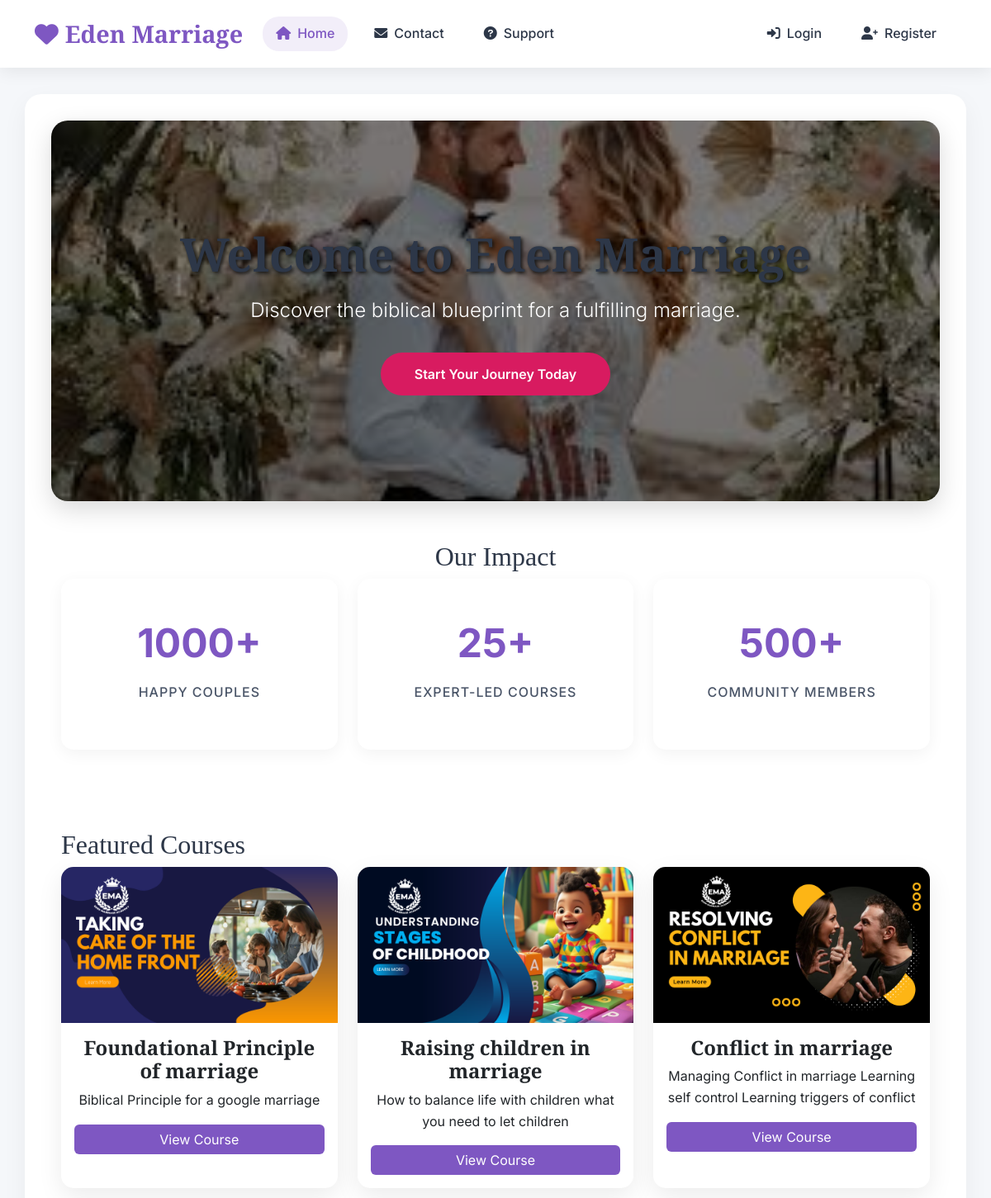
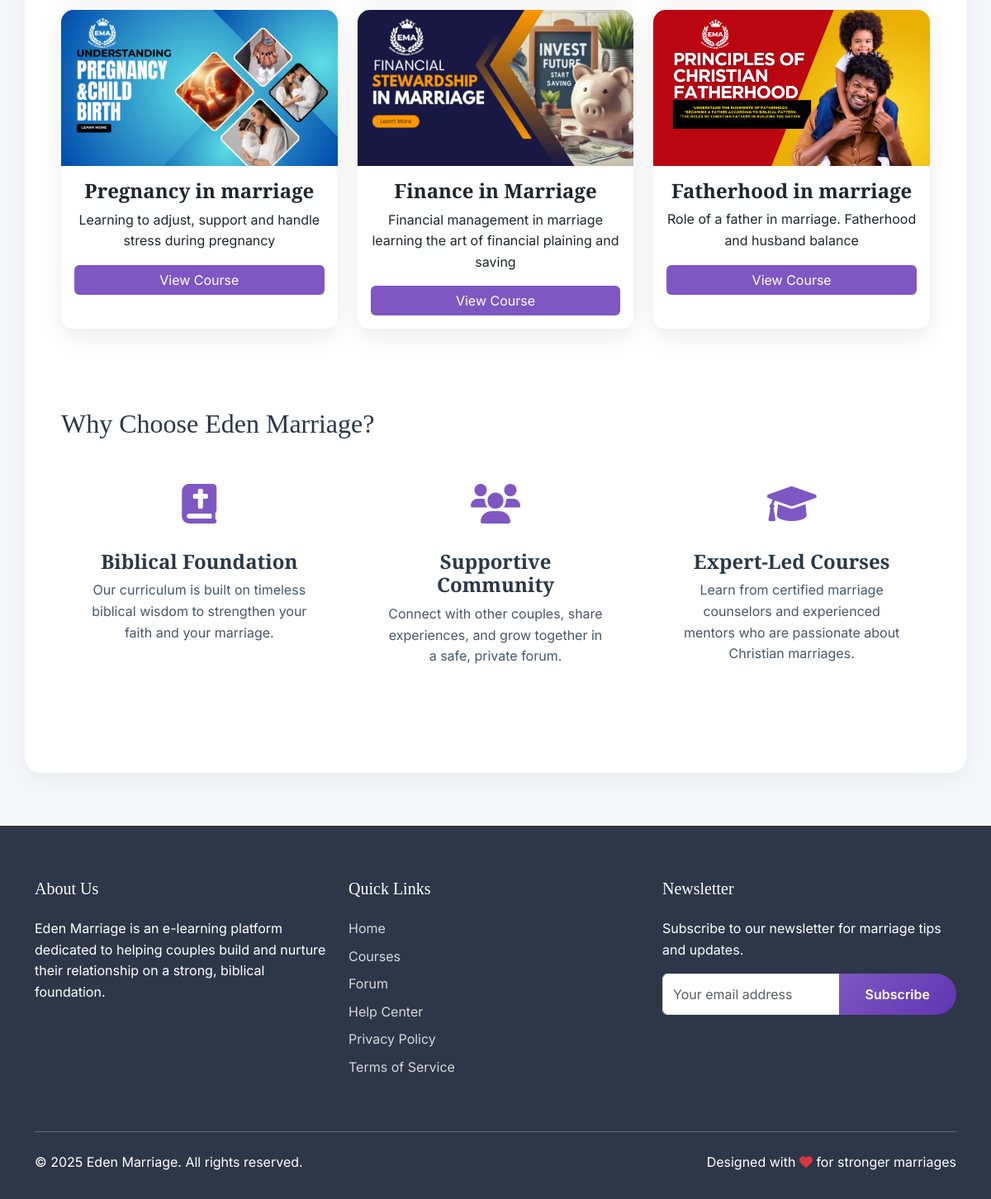
The page / on the database its author committed (2 pictures, top to bottom).
### core/models.py (models this page shows, shortened)
class HomePageContent(models.Model):
    hero_image = models.ImageField(upload_to='home_images/', blank=True, null=True)
    welcome_title = models.CharField(max_length=200, default='Welcome to Eden Marriage')
    welcome_subtitle = models.TextField(default='Discover the biblical blueprint for a fulfilling marriage.')

class Lesson(models.Model):
    title = models.CharField(max_length=200)
    content = models.TextField()
    image = models.ImageField(upload_to='lesson_images/', blank=True, null=True)

### core/views.py (the view)
# urls.py: path('', views.home, name='home'),
def home(request):
    lessons = Lesson.objects.all()
    homepage_content = HomePageContent.objects.first()
    return render(request, 'home.html', {
        'lessons': lessons,
        'homepage_content': homepage_content
    })

### templates/home.html (shortened to what this page needs)
{% extends 'base.html' %}
{% load static %}
{% block content %}
    <div class="hero-section text-center">
        <div class="container">
            {% if homepage_content %}
                <h1 class="hero-title">{{ homepage_content.welcome_title }}</h1>
                <p class="hero-subtitle mx-auto">{{ homepage_content.welcome_subtitle }}</p>
            {% else %}
                <h1 class="hero-title" style="color: black;">Welcome to Eden Marriage</h1>
                <p class="hero-subtitle mx-auto">Discover the biblical blueprint for a fulfilling marriage.</p>
            {% endif %}
            <a href="{% url 'register' %}" class="btn btn-hero">Start Your Journey Today</a>
        </div>
    </div>
    <div class="container text-center py-5">
        <h2 class="section-title">Our Impact</h2>
        <div class="row text-center">
            <div class="col-md-4">
                <div class="stat-box">
                    <p class="stat-number">1000+</p>
                    <p class="stat-label">Happy Couples</p>
                </div>
            </div>
            <div class="col-md-4">
                <div class="stat-box">
                    <p class="stat-number">25+</p>
                    <p class="stat-label">Expert-Led Courses</p>
                </div>
            </div>
            <div class="col-md-4">
                <div class="stat-box">
                    <p class="stat-number">500+</p>
                    <p class="stat-label">Community Members</p>
                </div>
            </div>
        </div>
    </div>
    <div class="container py-5">
        <h2 class="section-title">Featured Courses</h2>
        <div class="row g-4">
            {% for lesson in lessons %}
            <div class="col-md-4">
                <div class="card course-card h-100">
                    {% if lesson.image %}
                    <img src="{{ lesson.image.url }}" class="card-img-top" alt="{{ lesson.title }} Course Image">
                    {% endif %}
                    <div class="card-body">
                        <h5 class="card-title">{{ lesson.title }}</h5>
                        <p class="card-text">{{ lesson.content|truncatewords:15 }}</p>
                        <a href="{% url 'lesson_detail' lesson.id %}" class="btn btn-primary-custom w-100">View Course</a>
                    </div>
                </div>
            </div>
            {% empty %}
            <p>No courses found. Please add some courses via the admin panel.</p>
            {% endfor %}
        </div>
    </div>
    <div class="container py-5">
        <h2 class="section-title">Why Choose Eden Marriage?</h2>
        <div class="row g-4 text-center">
            <div class="col-md-4">
                <div class="feature-box">
                    <div class="feature-icon"><i class="fas fa-bible"></i></div>
                    <h3>Biblical Foundation</h3>
                    <p>Our curriculum is built on timeless biblical wisdom to strengthen your faith and your marriage.</p>
                </div>
            </div>
            <div class="col-md-4">
                <div class="feature-box">
                    <div class="feature-icon"><i class="fas fa-users"></i></div>
                    <h3>Supportive Community</h3>
                    <p>Connect with other couples, share experiences, and grow together in a safe, private forum.</p>
                </div>
            </div>
            <div class="col-md-4">
                <div class="feature-box">
                    <div class="feature-icon"><i class="fas fa-graduation-cap"></i></div>
                    <h3>Expert-Led Courses</h3>
                    <p>Learn from certified marriage counselors and experienced mentors who are passionate about Christian marriages.</p>
                </div>
            </div>
        </div>
    </div>
{% endblock %}

### templates/base.html (shortened to what this page needs)
<!DOCTYPE html>
<html lang="en">
<head>
    <link href="https://cdn.jsdelivr.net/npm/bootstrap@5.3.0/dist/css/bootstrap.min.css" rel="stylesheet">
    <link href="https://cdnjs.cloudflare.com/ajax/libs/font-awesome/6.0.0/css/all.min.css" rel="stylesheet">
</head>
<body>
   <nav class="navbar navbar-expand-lg sticky-top">
    <div class="container">
        <a class="navbar-brand" href="{% url 'home' %}">
            <i class="fas fa-heart me-2"></i>Eden Marriage
        </a>
        <div class="collapse navbar-collapse" id="navbarNav">
            <ul class="navbar-nav me-auto">
                <li class="nav-item">
                    <a class="nav-link {% if request.resolver_match.url_name == 'home' %}current-page{% endif %}"
                       href="{% url 'home' %}">
                        <i class="fas fa-home me-2"></i>Home
                    </a>
                </li>
                <li class="nav-item">
                    <a class="nav-link {% if request.resolver_match.url_name == 'contact' %}current-page{% endif %}"
                       href="{% url 'contact' %}">
                        <i class="fas fa-envelope me-2"></i>Contact
                    </a>
                </li>
                <li class="nav-item">
                    <a class="nav-link {% if request.resolver_match.url_name == 'support' %}current-page{% endif %}"
                       href="{% url 'support' %}">
                        <i class="fas fa-question-circle me-2"></i>Support
                    </a>
                </li>
            </ul>
            <div class="navbar-nav">
                {% if user.is_authenticated %}
                    <div class="nav-item dropdown">
                        <button class="btn btn-outline-light rounded-circle" type="button" id="userDropdown" data-bs-toggle="dropdown" aria-expanded="false">
                            <i class="fas fa-user-circle"></i>
                        </button>
                        <ul class="dropdown-menu dropdown-menu-end" aria-labelledby="userDropdown">
                            <li>
                                <span class="dropdown-item-text text-muted small">Signed in as **{{ user.username }}**</span>
                            </li>
                            <li><hr class="dropdown-divider"></li>
                            <li>
                                <a class="dropdown-item" href="{% url 'dashboard' %}">
                                    <i class="fas fa-tachometer-alt me-2"></i>Dashboard
                                </a>
                            </li>
                            <li>
                                <a class="dropdown-item" href="{% url 'course' %}">
                                    <i class="fas fa-book me-2"></i>My Courses
                                </a>
                            </li>
                            <li>
                                <a class="dropdown-item" href="{% url 'take_quiz' %}">
                                    <i class="fas fa-clipboard-check me-2"></i>Take Assessment
                                </a>
                            </li>
                            <li><hr class="dropdown-divider"></li>
                            <li>
                                <form method="post" action="{% url 'logout' %}" class="d-inline w-100">
                                    {% csrf_token %}
                                    <button type="submit" class="dropdown-item text-danger">
                                        <i class="fas fa-sign-out-alt me-2"></i>Logout
                                    </button>
                                </form>
                            </li>
                        </ul>
                    </div>
                {% else %}
                    <a class="nav-link {% if request.resolver_match.url_name == 'login' %}current-page{% endif %}"
                       href="{% url 'login' %}">
                        <i class="fas fa-sign-in-alt me-2"></i>Login
                    </a>
                    <a class="nav-link {% if request.resolver_match.url_name == 'register' %}current-page{% endif %}"
                       href="{% url 'register' %}">
                        <i class="fas fa-user-plus me-2"></i>Register
                    </a>
                {% endif %}
            </div>
        </div>
    </div>
</nav>
    <div class="container container-content">
        {% block content %}
        {% endblock %}
    </div>
    <footer class="footer">
        <div class="container">
            <div class="row">
                <div class="col-lg-4 col-md-4 mb-4">
                    <h5 class="text-white mb-4">About Us</h5>
                    <p>Eden Marriage is an e-learning platform dedicated to helping couples build and nurture their relationship on a strong, biblical foundation.</p>
                </div>
                <div class="col-lg-4 col-md-4 mb-4">
                    <h5 class="text-white mb-4">Quick Links</h5>
                    <ul class="list-unstyled">
                        <li class="mb-2"><a href="/">Home</a></li>
                        <li class="mb-2"><a href="/course/">Courses</a></li>
                        <li class="mb-2"><a href="/forum/">Forum</a></li>
                        <li class="mb-2"><a href="/support/">Help Center</a></li>
                        <li class="mb-2"><a href="#">Privacy Policy</a></li>
                        <li class="mb-2"><a href="#">Terms of Service</a></li>
                    </ul>
                </div>
                <div class="col-lg-4 col-md-4 mb-4">
                    <h5 class="text-white mb-4">Newsletter</h5>
                    <p>Subscribe to our newsletter for marriage tips and updates.</p>
                    <form>
                        <div class="input-group mb-3">
                            <input type="email" class="form-control" placeholder="Your email address" aria-label="Email">
                            <button class="btn btn-primary" type="button">Subscribe</button>
                        </div>
                    </form>
                </div>
            </div>
            <hr class="my-4 bg-light">
            <div class="row">
                <div class="col-md-6 mb-3 mb-md-0">
                    <p class="mb-0">&copy; 2025 Eden Marriage. All rights reserved.</p>
                </div>
                <div class="col-md-6 text-md-end">
                    <p class="mb-0">Designed with <i class="fas fa-heart text-danger"></i> for stronger marriages</p>
                </div>
            </div>
        </div>
    </footer>
</body>
</html>

### templates/base.html (style rules this page uses)
:root { --primary-color: #7E57C2; --secondary-color: #5E35B1; --accent-color: #D81B60; --success-color: #43A047; --warning-color: #FFB300; --light-bg: #F5F7FA; --dark-color: #2D3748; --text-color: #4A5568; }
body { font-family: 'Inter', sans-serif; color: var(--text-color); background-color: var(--light-bg); line-height: 1.6; }
h1, h2, h3, h4, h5, h6 { font-family: 'Playfair Display', serif; color: var(--dark-color); }
.navbar { background: rgba(255, 255, 255, 0.95); backdrop-filter: blur(10px); box-shadow: 0 4px 20px rgba(0, 0, 0, 0.08); padding: 0.8rem 1rem; }
.navbar-brand { font-family: 'Playfair Display', serif; font-weight: 700; font-size: 1.8rem; color: var(--primary-color) !important; }
.nav-link { font-weight: 500; color: var(--dark-color) !important; margin: 0 0.5rem; padding: 0.5rem 1rem !important; border-radius: 20px; transition: all 0.3s ease; }
.nav-link:hover, .nav-link.active { background: rgba(126, 87, 194, 0.1); color: var(--primary-color) !important; }
.btn-primary { background: linear-gradient(135deg, var(--primary-color), var(--secondary-color)); border: none; border-radius: 30px; padding: 0.8rem 2rem; font-weight: 600; transition: all 0.3s ease; }
.card { border: none; border-radius: 15px; box-shadow: 0 10px 30px rgba(0, 0, 0, 0.08); transition: all 0.3s ease; overflow: hidden; background: white; }
.container-content { margin-top: 2rem; padding: 2rem; background: white; border-radius: 20px; box-shadow: 0 10px 30px rgba(0,0,0,0.05); }
.footer { background: var(--dark-color); color: white; padding: 4rem 0 2rem; margin-top: 4rem; }
.footer a { color: rgba(255, 255, 255, 0.8); text-decoration: none; transition: all 0.3s ease; }

### rows shown on the page
HomePageContent: welcome_title "Welcome to Eden Marriage", welcome_subtitle "Discover the biblical blueprint for a fulfilling marriage."
Lesson: image (picture), title "Foundational Principle of marriage", content "Biblical Principle for a google marriage"
Lesson: image (picture), title "Raising children in marriage", content "How to balance life with children what you need to let children"
Lesson: image (picture), title "Conflict in marriage", content "Managing Conflict in marriage Learning self control Learning triggers of conflict"
Lesson: image (picture), title "Pregnancy in marriage", content "Learning to adjust, support and handle stress during pregnancy"
Lesson: image (picture), title "Finance in Marriage", content "Financial management in marriage learning the art of financial plaining and saving"
Lesson: image (picture), title "Fatherhood in marriage", content "Role of a father in marriage. Fatherhood and husband balance"
